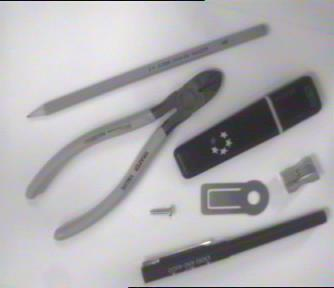
#> input picture 03_binary/assets/stationery.jpg, 334 x 288 px
$ python withCv2.py
#> lines starting #> are read from the running program, lines starting #| are printed output that depends on the picture; after the words box and inside, x2 and y2 are one past the last pixel; in counts of white or black regions, pixels touching at a corner belong together

def main():
    import cv2
    import numpy as np
    import matplotlib.pyplot as plt

    # original image
    img = cv2.imread('./assets/stationery.jpg', cv2.IMREAD_GRAYSCALE)
#> img: shape (288, 334); min 1, max 255, mean 174.1

    # otsu
    _, imgOtsu = cv2.threshold(
        img, 0, 255, cv2.THRESH_BINARY + cv2.THRESH_OTSU)
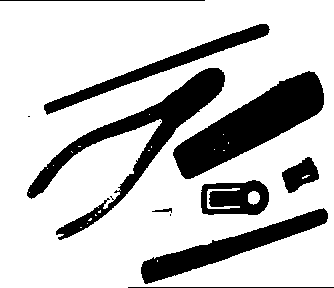
#> imgOtsu: shape (288, 334); 77% white; 12 black regions (3 under 20 px), largest, box (x1, y1, x2, y2) and area: (173, 71, 324, 179) 6671, (27, 68, 225, 240) 6026, (141, 208, 328, 284) 3687

    # erosion
    kernel = np.ones((5, 5), np.uint8)
    erosion = cv2.erode(imgOtsu, kernel, iterations=1)
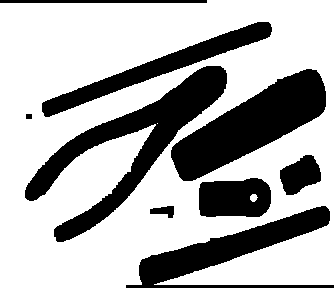
#> erosion: shape (288, 334); 68.9% white; 9 black regions, largest, box (x1, y1, x2, y2) and area: (25, 66, 227, 242) 8405, (171, 69, 326, 181) 7729, (126, 206, 334, 288) 5382

    # dilation
    dilation = cv2.dilate(imgOtsu, kernel, iterations=1)
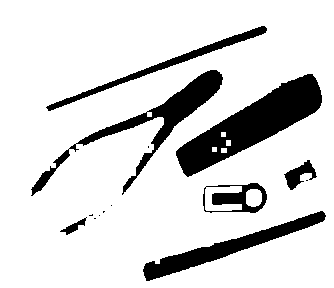
#> dilation: shape (288, 334); 85% white; 14 black regions (7 under 20 px), largest, box (x1, y1, x2, y2) and area: (176, 74, 322, 177) 5549, (31, 70, 223, 196) 3328, (143, 211, 326, 281) 2631

    # opening
    opening = cv2.morphologyEx(imgOtsu, cv2.MORPH_OPEN, kernel)
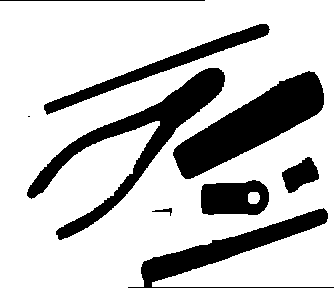
#> opening: shape (288, 334); 76.6% white; 9 black regions (1 under 20 px), largest, box (x1, y1, x2, y2) and area: (173, 71, 324, 179) 6677, (27, 68, 225, 240) 6181, (128, 208, 334, 288) 3932

    # closing
    closing = cv2.morphologyEx(imgOtsu, cv2.MORPH_CLOSE, kernel)
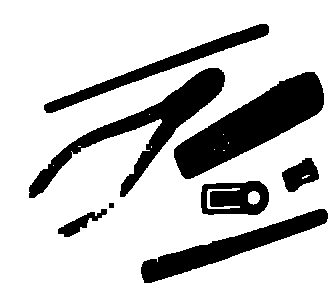
#> closing: shape (288, 334); 77.9% white; 8 black regions, largest, box (x1, y1, x2, y2) and area: (174, 72, 324, 179) 6665, (29, 68, 225, 198) 5214, (141, 209, 328, 283) 3671

    plt.subplot(1, 3, 1), plt.imshow(imgOtsu, 'gray')
    plt.subplot(1, 3, 2), plt.imshow(opening, 'gray')
    plt.subplot(1, 3, 3), plt.imshow(closing, 'gray')
    plt.show()


if __name__ == '__main__':
    main()
